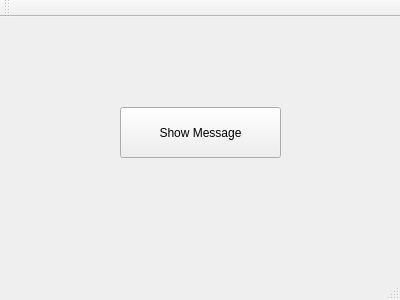
<?xml version="1.0" encoding="UTF-8"?>
<ui version="4.0">
 <class>MainWindow</class>
 <widget class="QMainWindow" name="MainWindow">
  <property name="geometry">
   <rect>
    <x>0</x>
    <y>0</y>
    <width>400</width>
    <height>300</height>
   </rect>
  </property>
  <property name="windowTitle">
   <string>MainWindow</string>
  </property>
  <widget class="QWidget" name="centralWidget">
   <widget class="QPushButton" name="pushButton">
    <property name="geometry">
     <rect>
      <x>120</x>
      <y>90</y>
      <width>161</width>
      <height>51</height>
     </rect>
    </property>
    <property name="text">
     <string>Show Message</string>
    </property>
   </widget>
  </widget>
  <widget class="QMenuBar" name="menuBar">
   <property name="geometry">
    <rect>
     <x>0</x>
     <y>0</y>
     <width>400</width>
     <height>22</height>
    </rect>
   </property>
  </widget>
  <widget class="QToolBar" name="mainToolBar">
   <attribute name="toolBarArea">
    <enum>TopToolBarArea</enum>
   </attribute>
   <attribute name="toolBarBreak">
    <bool>false</bool>
   </attribute>
  </widget>
  <widget class="QStatusBar" name="statusBar"/>
 </widget>
 <layoutdefault spacing="6" margin="11"/>
 <resources/>
 <connections/>
</ui>
